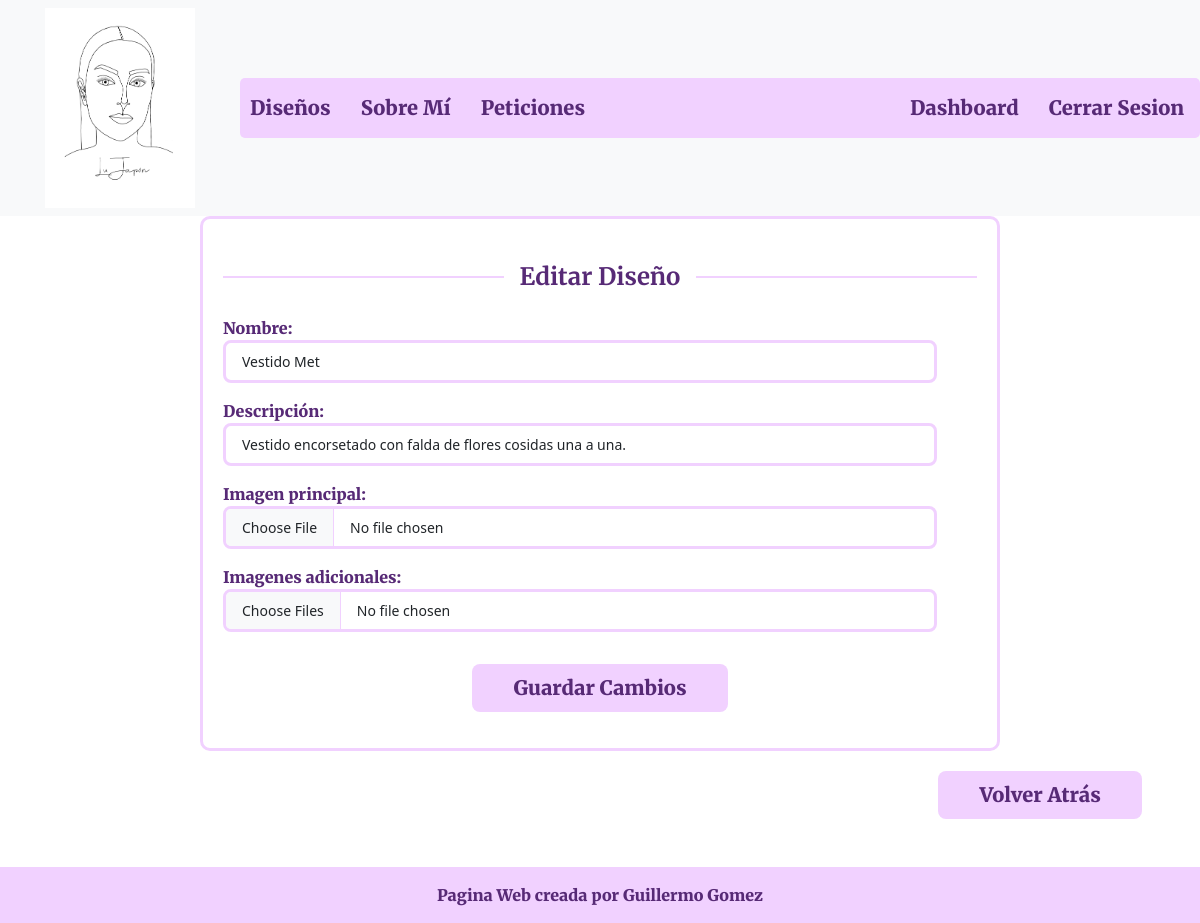
The page /diseños/editar_diseño/4/ (signed in) on the database its author committed.
### diseños/models.py (models this page shows, shortened)
class Diseño(models.Model):
    nombre = models.CharField(max_length=50)
    descripccion = models.CharField(max_length=120, blank=True)
    imagen_principal = models.ImageField(upload_to='images/',blank=True, null=True)
    imagenes_adicionales = models.ManyToManyField('Imagen', related_name='imagenes_adicionales_de', blank=True)
    fecha_subida = models.DateTimeField(default=timezone.now)
    popularidad = models.IntegerField(default=0)

### diseños/forms.py
class DiseñoForm(forms.ModelForm):
    imagenes_adicionales = MultipleFileField(required=False)
    class Meta:
        model = Diseño
        fields = ['nombre', 'descripccion', 'imagen_principal', 'imagenes_adicionales']
        labels = {
            'nombre': 'Nombre:',
            'descripccion': 'Descripción:',
            'imagen_principal': 'Imagen principal:',
            'imagenes_adicionales': 'Imágenes adicionales:'
        }
        label_suffix = ''
        widgets = {
            'nombre': forms.TextInput(attrs={'class': 'form-control form-control-lg', 'placeholder': 'Introduce el nombre'}),
            'descripccion': forms.TextInput(attrs={'class': 'form-control form-control-lg', 'placeholder': 'Introduce la descripción'}),
            'imagen_principal': forms.FileInput(attrs={'class': 'form-control form-control-lg', 'accept': 'image/*'}),
            'imagenes_adicionales': MultipleFileInput(attrs={'class': 'form-control form-control-lg', 'multiple': True, 'accept': 'image/*'}),
        }

### diseños/views.py (called while the page is built)
def es_administrador(user):
    return user.is_authenticated and user.is_staff

### diseños/templates/diseñoEditar.html (shortened to what this page needs)
{% extends "base.html" %}
{% load static %}
{% block contenido %}
<div class="mb-2 container contenedor-personalizado mx-auto col-md-8">
    <div class="divider d-flex align-items-center my-4">
        <h4 class="contenido text-center fw-bold mx-3 mb-0">Editar Diseño</h4>
    </div>
    <form method="post" enctype="multipart/form-data">
        {{ form.as_p }}
        <div class="text-center mt-4 pt-2 align-items-center">
            <button type="submit" value="Login" class="contenido btn btn-outline-custom btn-lg bt-login">Guardar Cambios</button>
        </div>
    </form>
</div>
<div class="mt-1 mb-5 d-flex justify-content-end pt-2 align-items-center">
    <div class="ms-auto me-5">
        <a href="{% url 'diseños' %}" class="contenido btn btn-outline-custom btn-lg bt-login">Volver Atrás</a>
    </div>
</div>
<link rel="stylesheet" href="{% static 'css/diseñoForm.css' %}"/>
{% endblock %}

### static/css/diseñoForm.css (style rules this page uses)
.contenedor-personalizado { border: 3px solid #f1d1ff; border-radius: 10px; padding: 20px; height: fit-content; }
.bt-login { padding-left: 2.5rem; padding-right: 2.5rem; }
.contenido { font-family: "Merriweather", serif; font-weight: 900; font-style: normal; color: rgb(87, 42, 118); }
.btn-outline-custom { background-color: #f1d1ff; }
.form-control-lg { font-size: 14px; border: 3px solid #f1d1ff; }
.divider:after, .divider:before { content: ""; flex: 1; height: 2px; background: #f1d1ff; }
.form-control { width: calc(100% - 40px); margin-bottom: 10px; }
label { font-family: "Merriweather", serif; font-weight: 900; font-style: normal; color: rgb(87, 42, 118); }

### static/css/base.css (style rules this page uses)
a { color: rgb(87, 42, 118); text-decoration: none; margin: 0 10px; }
.contenido { font-family: "Merriweather", serif; font-weight: 900; font-style: normal; color: rgb(87, 42, 118); }
body { display: grid; min-height: 100vh; grid-template-rows: auto 1fr auto; }

### rows shown on the page
Diseño: nombre "Vestido Met", descripccion "Vestido encorsetado con falda de flores cosidas una a una."
